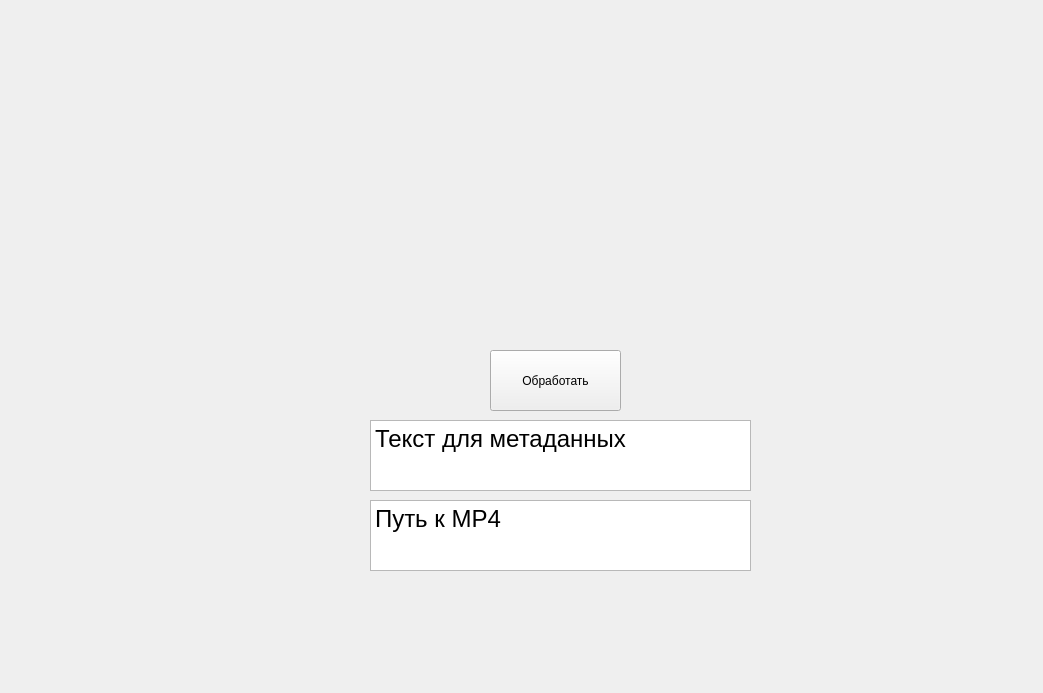
<?xml version="1.0" encoding="UTF-8"?>
<ui version="4.0">
 <class>Widget</class>
 <widget class="QWidget" name="Widget">
  <property name="geometry">
   <rect>
    <x>0</x>
    <y>0</y>
    <width>1043</width>
    <height>693</height>
   </rect>
  </property>
  <property name="windowTitle">
   <string>Widget</string>
  </property>
  <widget class="QPushButton" name="pushButton">
   <property name="geometry">
    <rect>
     <x>490</x>
     <y>350</y>
     <width>131</width>
     <height>61</height>
    </rect>
   </property>
   <property name="text">
    <string>Обработать</string>
   </property>
  </widget>
  <widget class="QTextEdit" name="textEdit">
   <property name="geometry">
    <rect>
     <x>370</x>
     <y>420</y>
     <width>381</width>
     <height>71</height>
    </rect>
   </property>
   <property name="font">
    <font>
     <pointsize>18</pointsize>
    </font>
   </property>
   <property name="html">
    <string>&lt;!DOCTYPE HTML PUBLIC &quot;-//W3C//DTD HTML 4.0//EN&quot; &quot;http://www.w3.org/TR/REC-html40/strict.dtd&quot;&gt;
&lt;html&gt;&lt;head&gt;&lt;meta name=&quot;qrichtext&quot; content=&quot;1&quot; /&gt;&lt;meta charset=&quot;utf-8&quot; /&gt;&lt;style type=&quot;text/css&quot;&gt;
p, li { white-space: pre-wrap; }
hr { height: 1px; border-width: 0; }
li.unchecked::marker { content: &quot;\2610&quot;; }
li.checked::marker { content: &quot;\2612&quot;; }
&lt;/style&gt;&lt;/head&gt;&lt;body style=&quot; font-family:'Segoe UI'; font-size:18pt; font-weight:400; font-style:normal;&quot;&gt;
&lt;p style=&quot; margin-top:0px; margin-bottom:0px; margin-left:0px; margin-right:0px; -qt-block-indent:0; text-indent:0px;&quot;&gt;&lt;span style=&quot; font-family:'Ubuntu';&quot;&gt;Текст для метаданных&lt;/span&gt;&lt;/p&gt;&lt;/body&gt;&lt;/html&gt;</string>
   </property>
  </widget>
  <widget class="QTextEdit" name="textEdit_2">
   <property name="geometry">
    <rect>
     <x>370</x>
     <y>500</y>
     <width>381</width>
     <height>71</height>
    </rect>
   </property>
   <property name="font">
    <font>
     <pointsize>14</pointsize>
    </font>
   </property>
   <property name="html">
    <string>&lt;!DOCTYPE HTML PUBLIC &quot;-//W3C//DTD HTML 4.0//EN&quot; &quot;http://www.w3.org/TR/REC-html40/strict.dtd&quot;&gt;
&lt;html&gt;&lt;head&gt;&lt;meta name=&quot;qrichtext&quot; content=&quot;1&quot; /&gt;&lt;meta charset=&quot;utf-8&quot; /&gt;&lt;style type=&quot;text/css&quot;&gt;
p, li { white-space: pre-wrap; }
hr { height: 1px; border-width: 0; }
li.unchecked::marker { content: &quot;\2610&quot;; }
li.checked::marker { content: &quot;\2612&quot;; }
&lt;/style&gt;&lt;/head&gt;&lt;body style=&quot; font-family:'Segoe UI'; font-size:14pt; font-weight:400; font-style:normal;&quot;&gt;
&lt;p style=&quot; margin-top:0px; margin-bottom:0px; margin-left:0px; margin-right:0px; -qt-block-indent:0; text-indent:0px;&quot;&gt;&lt;span style=&quot; font-family:'Ubuntu'; font-size:18pt;&quot;&gt;Путь к MP4&lt;/span&gt;&lt;/p&gt;&lt;/body&gt;&lt;/html&gt;</string>
   </property>
  </widget>
 </widget>
 <resources/>
 <connections/>
</ui>
